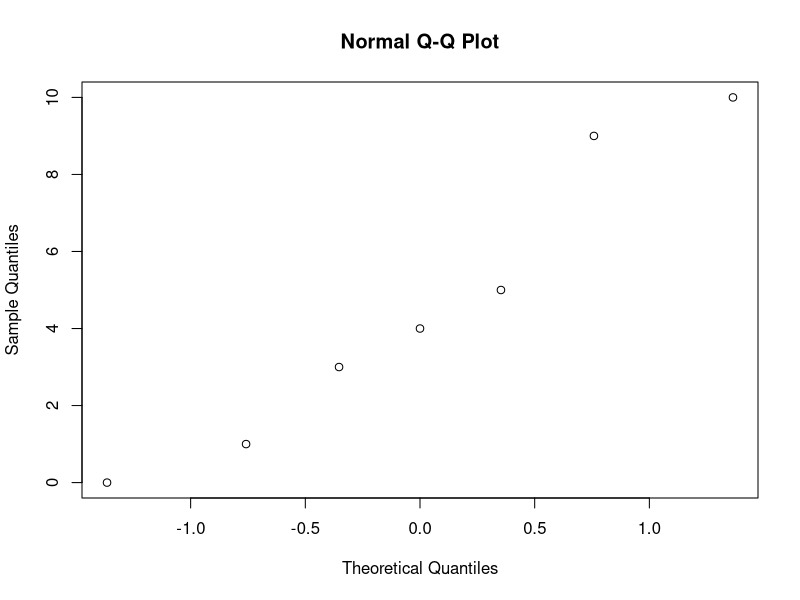
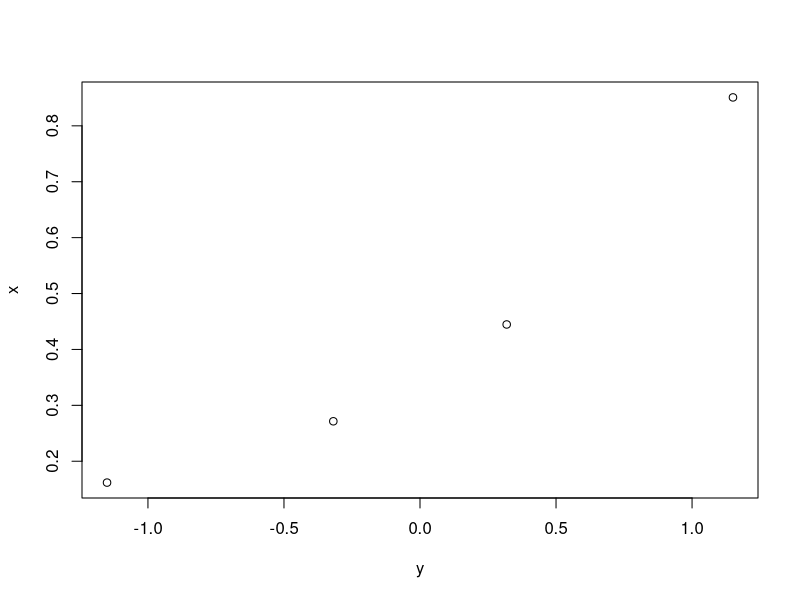
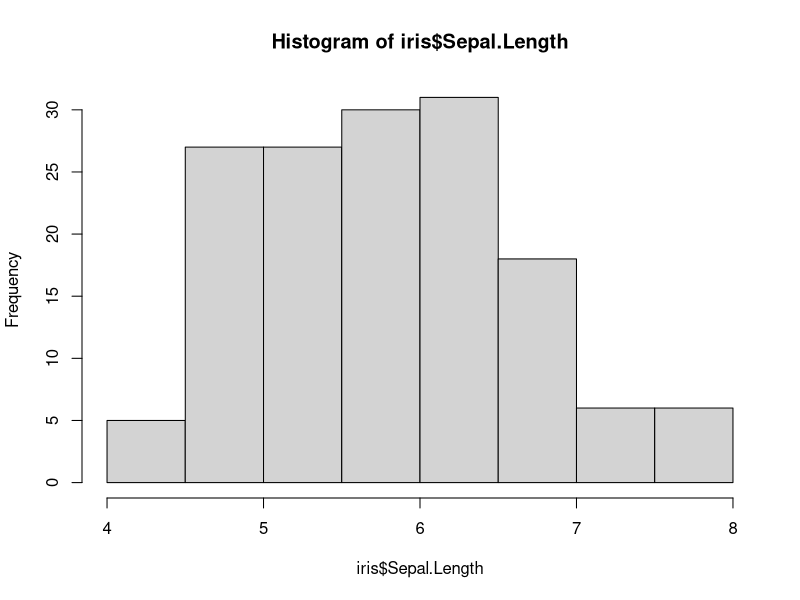
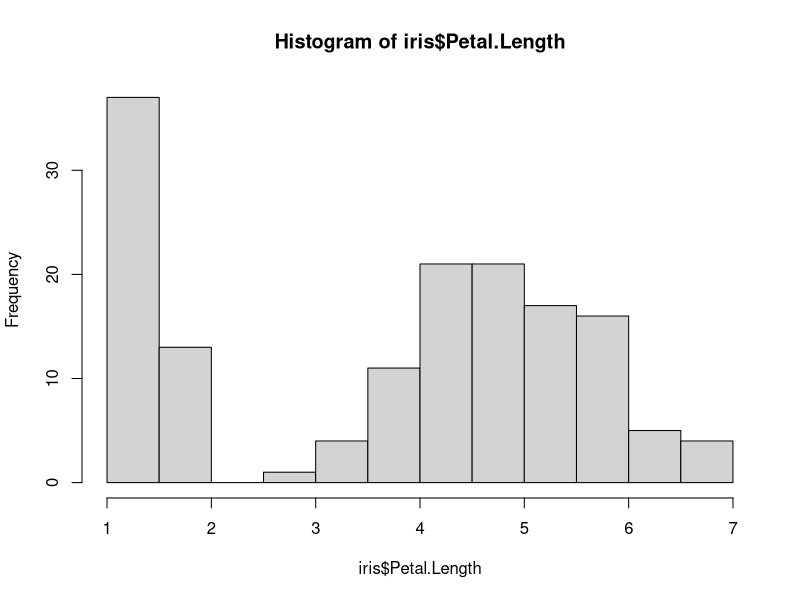
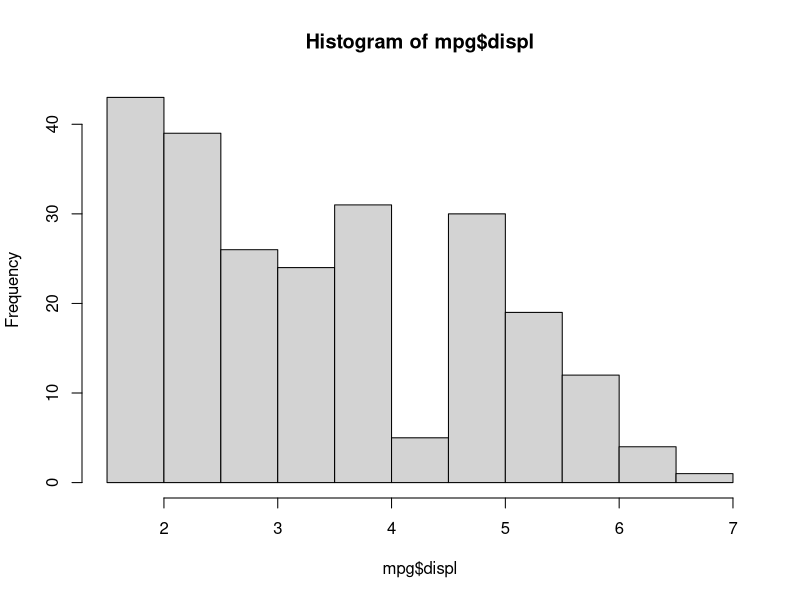
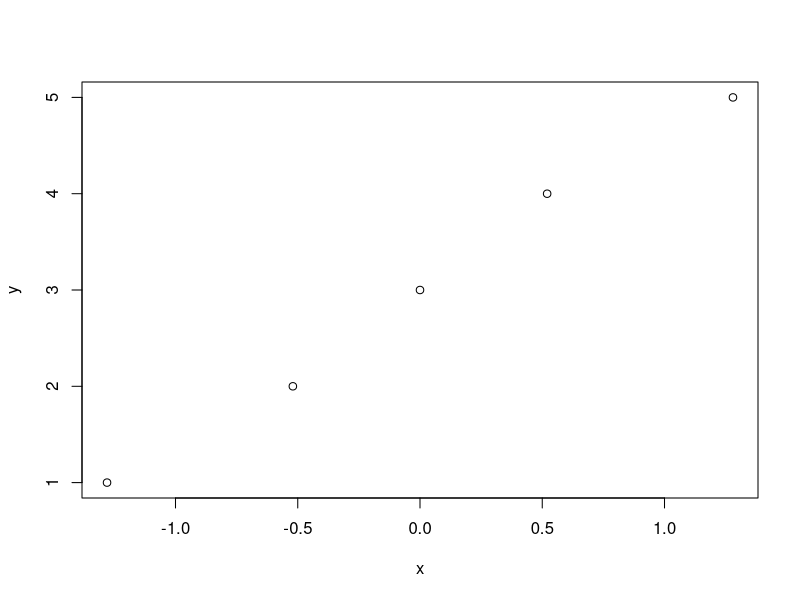
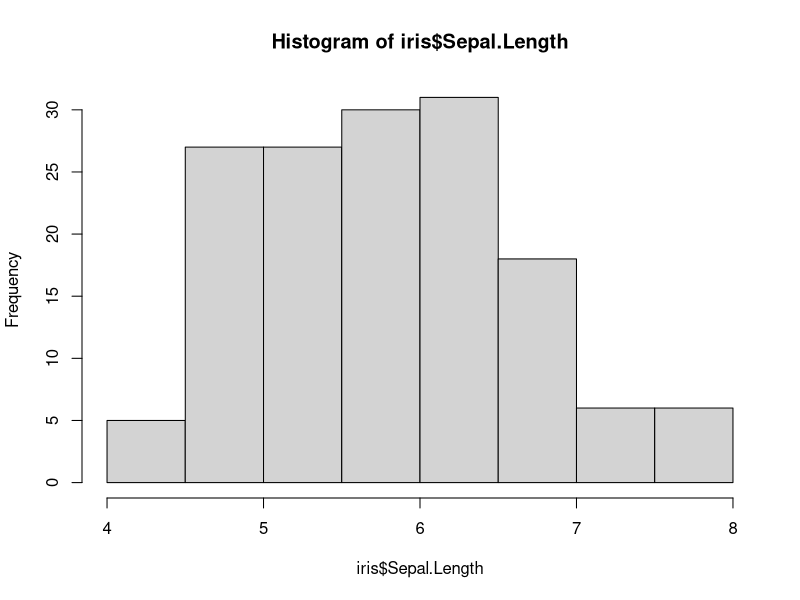
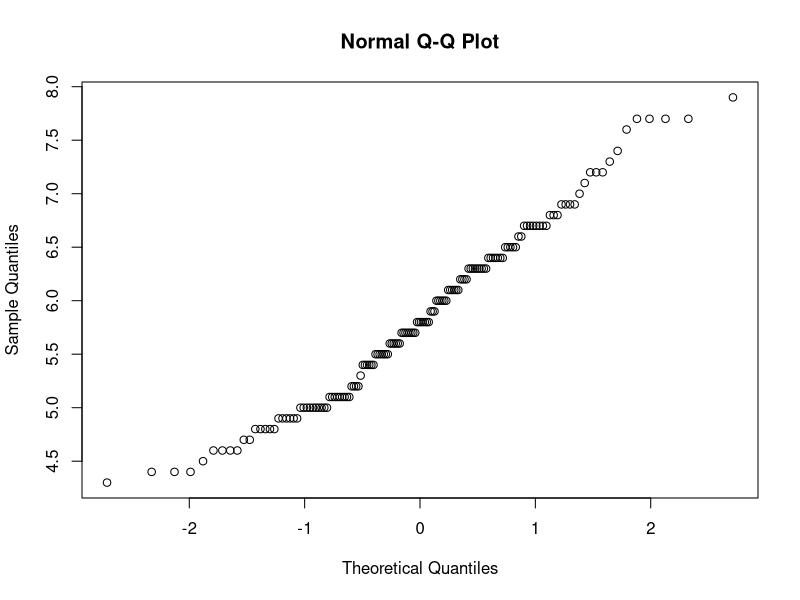

Write the R code that produced these figures, in order. (Note: this script raises an error after producing the figures.)
## ---- chunk 1

#---------- RSTUDIO STARTER V 2.0  --------------#
#                    -Prepared with care by  AM ;D
                
                                                                          
knitr::opts_chunk$set(echo = TRUE, 
                      message = FALSE, 
                      warning = FALSE)      
library(tidyverse)                
library(ggthemes)                    

theme_set(theme_tufte() +                                     
  theme(text=element_text(family="sans")))  

#------------------------------------------------#
## ---- chunk 2
2+2
## ---- chunk 3
View(iris)
## ---- chunk 4
74 - 1.5*(79-74)
## ---- chunk 5
79 + 1.5*5
## ---- chunk 6
25*24*23
## ---- chunk 7
choose(25,3)
## ---- chunk 8
choose(13,1)*choose(12,1)*choose(4,1)
## ---- chunk 9
.16/.32
## ---- chunk 10
.02*.95 + .98*.1
## ---- chunk 11
.02*.95/(.02*.95 + .98*.1)
## ---- chunk 12
52/100*13/100
## ---- chunk 13
13/52*13/52
## ---- chunk 14
13/52*12/51
## ---- chunk 15
.51*2200
## ---- chunk 16
1122/2200 * 1122/2200
## ---- chunk 17
1122/2200 * 1121/2199
## ---- chunk 18
1*162+2*127
## ---- chunk 19
1^2*14^2 + 2^2*22^2
## ---- chunk 20
sqrt(2132)
## ---- chunk 21
.3*.2 + .2*.7 + .5*.4
## ---- chunk 22
.3*.2/( .3*.2 + .2*.7 + .5*.4 )
## ---- chunk 23
(5/6)^10
## ---- chunk 24
1-(5/6)^10
## ---- chunk 25
.84^5
## ---- chunk 26
1-.84^5
## ---- chunk 27
log(.001)
## ---- chunk 28
choose(10,3)*.16^3*.84^7
## ---- chunk 29
dbinom(3,10,.16)
## ---- chunk 30
pbinom(5, 10, .16)
## ---- chunk 31
1 - pbinom(2, 10, .16)
## ---- chunk 32
exp(-8)*8^10/factorial(10) 
## ---- chunk 33
dpois(10, 8)
## ---- chunk 34
dpois(15, 12)
## ---- chunk 35
1 - ppois(19, 8)
## ---- chunk 36
dbinom(6,8,.77)+dbinom(7,8,.77) + dbinom(8,8,.77)
## ---- chunk 37
1-pbinom(5,8,.77)
## ---- chunk 38
8*.77
## ---- chunk 39
dpois(1,5/140)
## ---- chunk 40
1-dpois(0,50/140)
## ---- chunk 41
1-ppois(2,50/140)
## ---- chunk 42
1-dpois(2,50/140)-dpois(1,50/140) - dpois(0, 50/140)
## ---- chunk 43
pnorm(70, 69, 2.7)
## ---- chunk 44
1-  pnorm(10,8.46, .913)
## ---- chunk 45
pnorm(10,8.46,.913) - pnorm(8, 8.46, .913)
## ---- chunk 46
qnorm(.01, 8.46, .913)
## ---- chunk 47
8.46 - 6.34
## ---- chunk 48
8.46+2.12
## ---- chunk 49
pnorm(10.58, 8.46, .913) - pnorm(6.34, 8.46, .913)
## ---- chunk 50
qnorm(.25, 8.46, .913)
## ---- chunk 51
qnorm(.75, 8.46, .913)
## ---- chunk 52
(10 - 8.46)/.913
## ---- chunk 53
1- pnorm(1.687, 0, 1)
## ---- chunk 54
qnorm(.95)
## ---- chunk 55
qnorm(.05, 0, 1)
## ---- chunk 56
qnorm(.9,0,1)
## ---- chunk 57
.524*100
## ---- chunk 58
sqrt(100*.524*(1-.524))
## ---- chunk 59
1-pnorm(55, 52.4, 4.994)
## ---- chunk 60
1-pbinom(54, 100, .524)
## ---- chunk 61
1-pnorm(54.5, 52.4, 4.994)
## ---- chunk 62
100*.524
## ---- chunk 63
100*(1-.524)
## ---- chunk 64
1-pexp(2, .3)
## ---- chunk 65
1-ppois(1, .3)
## ---- chunk 66
12/115
## ---- chunk 67
25/115*30/115
## ---- chunk 68
.05*.85 + .95*.3
## ---- chunk 69
.05*.85/.3275
## ---- chunk 70
0.67*(9.41/10.37)
## ---- chunk 71
x <- c(1,2,3,4)
p <- c(.2, .4, .3, .1)

sum( (x-2.3)^2 *p )
## ---- chunk 72
1-1/exp(1)
## ---- chunk 73
93.5-25*.2
## ---- chunk 74
sum((x-2)^2*p)
## ---- chunk 75
data <- rexp(10, .5)
data
## ---- chunk 76
(1/10)*sum(data)
## ---- chunk 77
(1/10)*sum(data^2)
## ---- chunk 78
1/mean(data)
## ---- chunk 79
iris %>% group_by(Species) %>% summarize(mean(Sepal.Length))
## ---- chunk 80
mean(replicate(10, 1/mean(rexp(10,.5))))
## ---- chunk 81
1-.75^5
## ---- chunk 82
1-pnorm(65, 64, 2.4)
## ---- chunk 83
1-pnorm(65, 64, 2.4/sqrt(10))
## ---- chunk 84
1-pnorm(65, 64, 2.4/sqrt(50))
## ---- chunk 85
2.4/sqrt(50)
## ---- chunk 86
qnorm(.025)
## ---- chunk 87
qnorm(.975)
## ---- chunk 88
-1.96*2.4/sqrt(50)+64
## ---- chunk 89
1.96*2.4/sqrt(50)+64
## ---- chunk 90
qnorm(.01)
## ---- chunk 91
69.6 - 2.33*2.85/sqrt(50)
## ---- chunk 92
69.6 + 2.33*2.85/sqrt(50)

## ---- chunk 93
x <- c(1,2,3,4,5,6)
p <- c(1/6, 1/6, 1/6, 1/6 , 1/6, 1/6)

sqrt( sum( (x-3.5)^2*p))
## ---- chunk 94
x <- sample(1:6, 30, replace = TRUE)
## ---- chunk 95
mean(x)
## ---- chunk 96
1.96*1.71/sqrt(30)
## ---- chunk 97
3.37 - .61
## ---- chunk 98
23/234
## ---- chunk 99
1-.75^5
## ---- chunk 100
23/234
## ---- chunk 101
41/234*79/234
## ---- chunk 102
1.96*1.71/sqrt(30)
## ---- chunk 103
qnorm(.01)
## ---- chunk 104
qnorm(.99)
## ---- chunk 105
(2.33*1.71/.25)^2
## ---- chunk 106
qt(.025, 19)
## ---- chunk 107
63.9 - 2.09*2.7/sqrt(20)
## ---- chunk 108
63.9 + 2.09*2.7/sqrt(20)
## ---- chunk 109

## ---- chunk 110
qqnorm(c(0, 1, 3, 4, 5, 9, 10))
## ---- chunk 111
x <- sort(runif(4))
y <- c(qnorm(.5/4), qnorm(1.5/4), qnorm(2.5/4), qnorm(3.5/4))
plot(y,x)
qnorm(.125)
## ---- chunk 112
qt(.05, 17)
## ---- chunk 113
18.3 - 1.74*1.9/sqrt(18)
## ---- chunk 114
18.3 + 1.74*1.9/sqrt(18)
## ---- chunk 115
head(iris)
## ---- chunk 116
hist(iris$Sepal.Length)
## ---- chunk 117
hist(iris$Petal.Length)
## ---- chunk 118
head(mpg)
## ---- chunk 119
hist(mpg$displ)
## ---- chunk 120
y <- c(1,2,3,4,5)
x <- c(-1.28, -.52, 0, .52, 1.28)
plot(x,y)
## ---- chunk 121
hist(iris$Sepal.Length)
## ---- chunk 122
qqnorm(iris$Sepal.Length)
## ---- chunk 123
hist(iris$Petal.Length)
## ---- chunk 124
qqnorm(iris$Petal.Length)
## ---- chunk 125
hist(mpg$displ)
## ---- chunk 126
qqnorm(mpg$displ)
## ---- chunk 127
qnorm(.005)
## ---- chunk 128
8/24 - 2.576*sqrt(8/24*(1-8/24)/24)
## ---- chunk 129
8/24 + 2.576*sqrt(8/24*(1-8/24)/24)
## ---- chunk 130
1- pnorm(110, 109, 14/sqrt(35))
## ---- chunk 131
50*25/50
## ---- chunk 132
50*(1-25/50)
## ---- chunk 133
pnorm(25/50, .77, sqrt(.77*.23/50))
## ---- chunk 134
qnorm(.015)
## ---- chunk 135
17/100 - 2.17*sqrt(17/100*(1-17/100)/100)
## ---- chunk 136
17/100 + 2.17*sqrt(17/100*(1-17/100)/100)

## ---- chunk 137
qt(.02, 17)
## ---- chunk 138
qnorm(.025)
## ---- chunk 139
.17*.83*(1.96/.02)^2
## ---- chunk 140
.5*.5*(1.96/.02)^2

## ---- chunk 141
(2*1/.25)^2
## ---- chunk 142
qt(.025, 63)
## ---- chunk 143
(57/100 - .5)/sqrt(.5*(1-.5)/100)
## ---- chunk 144
1 - pnorm(1.4)
## ---- chunk 145
1- pnorm(57/100, .5, sqrt(.5*(1-.5)/100))
## ---- chunk 146
(20/50 - 1/6)/sqrt(1/6*(1-1/6)/50)
## ---- chunk 147
1-pnorm(4.427)
## ---- chunk 148
(64.4 - 64)/(2.53/sqrt(25))
## ---- chunk 149
1-pt(.79, 24)
## ---- chunk 150
(107.3 - 100)/(14.9/sqrt(35))
## ---- chunk 151
2*( 1 - pt(2.90, 34) )
## ---- chunk 152
2*pt(-2.90, 34)
## ---- chunk 153
1/.17
## ---- chunk 154
16/25
## ---- chunk 155
(16/25 - .5)/sqrt(.5*(1-.5)/25)
## ---- chunk 156
1-pnorm(1.4)
## ---- chunk 157
qnorm(.95)
## ---- chunk 158
1.645*sqrt(.5*(1-.5)/25) + .5
## ---- chunk 159
1-pnorm(.6645, .57, sqrt(.57*(1-.57)/25))
## ---- chunk 160
qt(.025, 15)
## ---- chunk 161
14.6 - 2.13*2.1/sqrt(16)
## ---- chunk 162
14.6 + 2.13*2.1/sqrt(16)

## ---- chunk 163
(14.6 - 15)/(2.1/sqrt(16))
## ---- chunk 164
pt(-.762, 15)
## ---- chunk 165
2*.229
## ---- chunk 166
qnorm(.95, 64, 2.4/sqrt(50))
## ---- chunk 167
(65-64)/(2.4/sqrt(50))
## ---- chunk 168
1-pnorm(2.946)
## ---- chunk 169
1-pnorm(1340, 1300, 60/sqrt(10))
## ---- chunk 170
(1340 - 1300)/(60/sqrt(10))
## ---- chunk 171
1-pnorm(2.108)
## ---- chunk 172
pnorm(.34)
## ---- chunk 173
qnorm(.83)
## ---- chunk 174
(10 + 11)/(50+70)
## ---- chunk 175
(10/50 - 11/70)/sqrt( .175*(1-.175)/50 + .175*(1-.175)/70 )
## ---- chunk 176
1-.7291
## ---- chunk 177
2*.2709
## ---- chunk 178
qt(.025)
## ---- chunk 179
(3.6^2/17 + 4.3^2/21)^2 / ( (3.6^2/17)^2/16 + (4.3^2/21)^2/20)
## ---- chunk 180
qt(.025, 35)
## ---- chunk 181
23.4 - 20.9 - 2.03*sqrt(3.6^2/17 + 4.3^2/21)
## ---- chunk 182
23.4 - 20.9 + 2.03*sqrt(3.6^2/17 + 4.3^2/21)

## ---- chunk 183
(1340 - 1300)/(60/sqrt(10))
## ---- chunk 184
qnorm(.95, 1300, 60/sqrt(10))
## ---- chunk 185
(1331.209 - 1350)/(60/sqrt(10))
## ---- chunk 186
qnorm(.95)
## ---- chunk 187
1.645*2.4/sqrt(35) + 64
## ---- chunk 188
(64.667 - 64.4)/(2.4/sqrt(35))
## ---- chunk 189
1-.7454
## ---- chunk 190
pnorm(1.5)
## ---- chunk 191
pnorm(-.4)
## ---- chunk 192
pnorm(-2)
## ---- chunk 193
pnorm(2)
## ---- chunk 194
.9772 - .0228
## ---- chunk 195
pnorm(1.29)
## ---- chunk 196
pnorm(1.49)
## ---- chunk 197
pnorm(.18)
## ---- chunk 198
50-17
## ---- chunk 199
pnorm(.95)
## ---- chunk 200
-1.67/(3.06/sqrt(3))
## ---- chunk 201
pt(-.945, 2)
## ---- chunk 202
1/20
## ---- chunk 203
2.625/6.13
## ---- chunk 204
1-pf(.43, 2, 7)
## ---- chunk 205
qnorm(.2)
## ---- chunk 206
head(iris)
## ---- chunk 207
boxplot(iris$Sepal.Length~iris$Species, horizontal = T)
## ---- chunk 208
aov( Sepal.Length~Species, data = iris) %>% summary()
## ---- chunk 209
1-pf(119.3, 2, 147)
## ---- chunk 210
head(mpg)
## ---- chunk 211
boxplot(mpg$cty~mpg$class, horizontal = T)
## ---- chunk 212
aov( cty~class, data = mpg) %>% summary
## ---- chunk 213
summary( aov( cty~class, data = mpg))
## ---- chunk 214
aov( Sepal.Length~Species, data = iris) %>% summary()
## ---- chunk 215
63.21 + 38.96
## ---- chunk 216
63.21/102.17
## ---- chunk 217
plot(mpg$cty, mpg$hwy)
## ---- chunk 218
cor(mpg$cty, mpg$hwy)
## ---- chunk 219
plot(mpg$displ, mpg$cty)
## ---- chunk 220
cor(mpg$displ, mpg$cty)
## ---- chunk 221
plot(iris$Sepal.Length, iris$Sepal.Width)
## ---- chunk 222
cor(iris$Sepal.Length, iris$Sepal.Width)
## ---- chunk 223
cor(iris$Sepal.Length, iris$Sepal.Width)
## ---- chunk 224
cor(iris$Sepal.Width, iris$Sepal.Length)
## ---- chunk 225
head(mpg)
## ---- chunk 226
head(iris)
## ---- chunk 227
plot(iris$Petal.Length, iris$Petal.Width)
## ---- chunk 228
x <- iris$Petal.Length
y <- iris$Petal.Width
## ---- chunk 229
r <- cor(x,y)

xbar <- mean(x)
ybar <- mean(y)
sx <- sd(x)
sy <- sd(y)  
## ---- chunk 230
b1 <- r*sy/sx
## ---- chunk 231
ybar - b1*xbar
## ---- chunk 232
plot(x,y)
abline(-.363, .416)
## ---- chunk 233
plot(iris$Petal.Length, iris$Petal.Width)
## ---- chunk 234
head(mpgData)
## ---- chunk 235
plot(mpgData$displ, mpgData$cty)
## ---- chunk 236
r <- cor(mpgData$displ, mpgData$cty)
xbar <- mean(mpgData$displ)
ybar <- mean(mpgData$cty)
sx  <-  sd(mpgData$displ)
sy  <-  sd(mpgData$cty)
## ---- chunk 237
r*sy/sx
## ---- chunk 238
ybar - (-2.6305)*xbar
## ---- chunk 239
plot(mpgData$displ, mpgData$cty)
abline(25.992, -2.630)
## ---- chunk 240
irisModel <- lm(iris$Sepal.Width~iris$Sepal.Length)
## ---- chunk 241
summary(irisModel)
## ---- chunk 242
plot(iris$Sepal.Length, iris$Sepal.Width)
## ---- chunk 243
hist(irisModel$residuals)
## ---- chunk 244
head(mpgData)
## ---- chunk 245
mpgModel <- lm(mpgData$cty~mpgData$displ)
## ---- chunk 246
summary(mpgModel)
## ---- chunk 247
plot( mpgData$displ, mpgModel$residuals  )
## ---- chunk 248
cor(mpgData$displ, mpgData$cty)^2
## ---- chunk 249
summary(lm(mpgData$hwy~mpgData$cty))
## ---- chunk 250
plot(iris$Sepal.Length, iris$Sepal.Width)
## ---- chunk 251
cor(iris$Sepal.Length, iris$Sepal.Width)
## ---- chunk 252
-.117*sqrt(150-2)/sqrt(1-(-.117)^2)
## ---- chunk 253
pt(-1.43, 148)*2
## ---- chunk 254
.55*(1-.55)*(1.645/.01)^2
## ---- chunk 255
.61*(1-.61)*(1.96/.02)^2
## ---- chunk 256
.5*.5*(1.96/.04)^2
## ---- chunk 257
qnorm(.03)
## ---- chunk 258
plot(iris$Sepal.Length, iris$Sepal.Width)
abline(3.42,-.062)
## ---- chunk 259
lm(iris$Sepal.Width~iris$Sepal.Length)

## ---- chunk 260
library(ggplot2)
## ---- chunk 261
summary(lm(Sepal.Length~Sepal.Width+Petal.Length+Petal.Width, data=iris))
